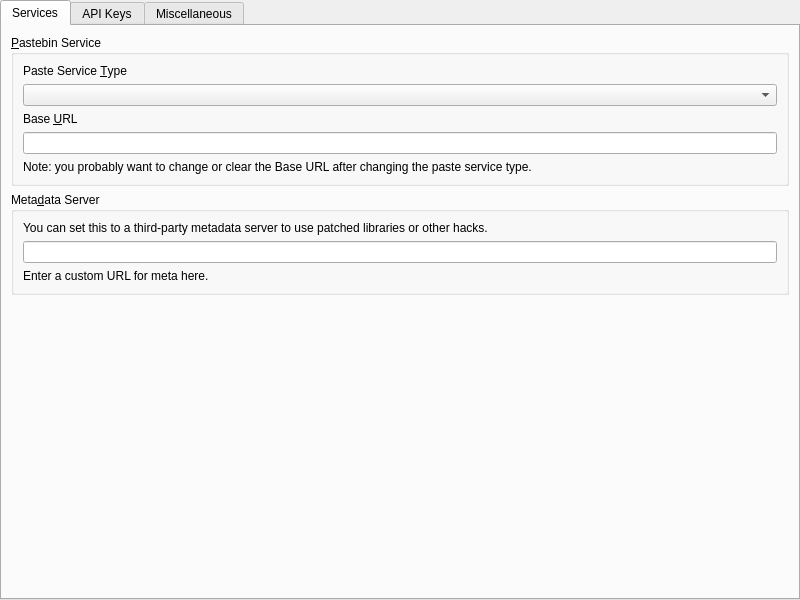
<?xml version="1.0" encoding="UTF-8"?>
<ui version="4.0">
 <class>APIPage</class>
 <widget class="QWidget" name="APIPage">
  <property name="geometry">
   <rect>
    <x>0</x>
    <y>0</y>
    <width>800</width>
    <height>600</height>
   </rect>
  </property>
  <layout class="QVBoxLayout" name="verticalLayout">
   <property name="leftMargin">
    <number>0</number>
   </property>
   <property name="topMargin">
    <number>0</number>
   </property>
   <property name="rightMargin">
    <number>0</number>
   </property>
   <property name="bottomMargin">
    <number>0</number>
   </property>
   <item>
    <widget class="QTabWidget" name="tabWidget">
     <property name="currentIndex">
      <number>0</number>
     </property>
     <widget class="QWidget" name="tab">
      <attribute name="title">
       <string notr="true">Services</string>
      </attribute>
      <layout class="QVBoxLayout" name="verticalLayout_2">
       <item>
        <widget class="QGroupBox" name="groupBox_paste">
         <property name="title">
          <string>&amp;Pastebin Service</string>
         </property>
         <layout class="QVBoxLayout" name="verticalLayout_3">
          <item>
           <widget class="QLabel" name="pasteServiceTypeLabel">
            <property name="text">
             <string>Paste Service &amp;Type</string>
            </property>
            <property name="buddy">
             <cstring>pasteTypeComboBox</cstring>
            </property>
           </widget>
          </item>
          <item>
           <widget class="QComboBox" name="pasteTypeComboBox"/>
          </item>
          <item>
           <widget class="QLabel" name="baseURLLabel">
            <property name="text">
             <string>Base &amp;URL</string>
            </property>
            <property name="buddy">
             <cstring>baseURLEntry</cstring>
            </property>
           </widget>
          </item>
          <item>
           <widget class="QLineEdit" name="baseURLEntry">
            <property name="placeholderText">
             <string/>
            </property>
            <property name="clearButtonEnabled">
             <bool>true</bool>
            </property>
           </widget>
          </item>
          <item>
           <widget class="QLabel" name="baseURLNote">
            <property name="text">
             <string>Note: you probably want to change or clear the Base URL after changing the paste service type.</string>
            </property>
            <property name="wordWrap">
             <bool>true</bool>
            </property>
           </widget>
          </item>
         </layout>
        </widget>
       </item>
       <item>
        <widget class="QGroupBox" name="groupBox_meta">
         <property name="title">
          <string>Meta&amp;data Server</string>
         </property>
         <layout class="QVBoxLayout" name="verticalLayout_5">
          <item>
           <widget class="QLabel" name="label_5">
            <property name="text">
             <string>You can set this to a third-party metadata server to use patched libraries or other hacks.</string>
            </property>
            <property name="textFormat">
             <enum>Qt::RichText</enum>
            </property>
            <property name="wordWrap">
             <bool>true</bool>
            </property>
           </widget>
          </item>
          <item>
           <widget class="QLineEdit" name="metaURL">
            <property name="placeholderText">
             <string/>
            </property>
           </widget>
          </item>
          <item>
           <widget class="QLabel" name="label_6">
            <property name="text">
             <string>Enter a custom URL for meta here.</string>
            </property>
            <property name="textFormat">
             <enum>Qt::RichText</enum>
            </property>
            <property name="wordWrap">
             <bool>true</bool>
            </property>
            <property name="openExternalLinks">
             <bool>true</bool>
            </property>
           </widget>
          </item>
         </layout>
        </widget>
       </item>
       <item>
        <spacer name="verticalSpacer_2">
         <property name="orientation">
          <enum>Qt::Vertical</enum>
         </property>
         <property name="sizeHint" stdset="0">
          <size>
           <width>20</width>
           <height>40</height>
          </size>
         </property>
        </spacer>
       </item>
      </layout>
     </widget>
     <widget class="QWidget" name="tab_2">
      <attribute name="title">
       <string>API Keys</string>
      </attribute>
      <layout class="QVBoxLayout" name="verticalLayout_8">
       <item>
        <widget class="QGroupBox" name="groupBox_msa">
         <property name="title">
          <string>&amp;Microsoft Authentication</string>
         </property>
         <layout class="QVBoxLayout" name="verticalLayout_4">
          <item>
           <widget class="QLabel" name="label_3">
            <property name="text">
             <string>Note: you probably don't need to set this if logging in via Microsoft Authentication already works.</string>
            </property>
            <property name="textFormat">
             <enum>Qt::RichText</enum>
            </property>
            <property name="wordWrap">
             <bool>true</bool>
            </property>
           </widget>
          </item>
          <item>
           <widget class="QLineEdit" name="msaClientID">
            <property name="placeholderText">
             <string>(Default)</string>
            </property>
           </widget>
          </item>
          <item>
           <widget class="QLabel" name="label_4">
            <property name="text">
             <string>Enter a custom client ID for Microsoft Authentication here.</string>
            </property>
            <property name="textFormat">
             <enum>Qt::RichText</enum>
            </property>
            <property name="wordWrap">
             <bool>true</bool>
            </property>
            <property name="openExternalLinks">
             <bool>true</bool>
            </property>
           </widget>
          </item>
         </layout>
        </widget>
       </item>
       <item>
        <widget class="QGroupBox" name="groupBox_modrinth">
         <property name="enabled">
          <bool>true</bool>
         </property>
         <property name="title">
          <string>&amp;Modrinth API</string>
         </property>
         <layout class="QGridLayout" name="gridLayout">
          <item row="0" column="0">
           <widget class="QLabel" name="label_8">
            <property name="text">
             <string>&lt;html&gt;&lt;head/&gt;&lt;body&gt;&lt;p&gt;Note: you only need to set this to access private data. Read the &lt;a href=&quot;https://docs.modrinth.com/api-spec/#section/Authentication&quot;&gt;documentation&lt;/a&gt; for more information.&lt;/p&gt;&lt;/body&gt;&lt;/html&gt;</string>
            </property>
           </widget>
          </item>
          <item row="2" column="0">
           <widget class="QLabel" name="label_7">
            <property name="text">
             <string>Enter a custom API token for Modrinth here.</string>
            </property>
            <property name="textFormat">
             <enum>Qt::RichText</enum>
            </property>
            <property name="wordWrap">
             <bool>true</bool>
            </property>
            <property name="openExternalLinks">
             <bool>true</bool>
            </property>
           </widget>
          </item>
          <item row="1" column="0">
           <widget class="QLineEdit" name="modrinthToken">
            <property name="enabled">
             <bool>true</bool>
            </property>
            <property name="placeholderText">
             <string>(None)</string>
            </property>
           </widget>
          </item>
         </layout>
        </widget>
       </item>
       <item>
        <spacer name="verticalSpacer">
         <property name="orientation">
          <enum>Qt::Vertical</enum>
         </property>
         <property name="sizeHint" stdset="0">
          <size>
           <width>20</width>
           <height>40</height>
          </size>
         </property>
        </spacer>
       </item>
      </layout>
     </widget>
     <widget class="QWidget" name="tab_3">
      <attribute name="title">
       <string>Miscellaneous</string>
      </attribute>
      <layout class="QVBoxLayout" name="verticalLayout_6">
       <item>
        <widget class="QGroupBox" name="groupBox_ua">
         <property name="minimumSize">
          <size>
           <width>0</width>
           <height>0</height>
          </size>
         </property>
         <property name="title">
          <string>User Agent</string>
         </property>
         <layout class="QVBoxLayout" name="verticalLayout_7">
          <item>
           <widget class="QLineEdit" name="userAgentLineEdit"/>
          </item>
          <item>
           <widget class="QLabel" name="userAgentLabel">
            <property name="text">
             <string>Enter a custom User Agent here. The special string $LAUNCHER_VER will be replaced with the version of the launcher.</string>
            </property>
           </widget>
          </item>
         </layout>
        </widget>
       </item>
       <item>
        <spacer name="verticalSpacer_3">
         <property name="orientation">
          <enum>Qt::Vertical</enum>
         </property>
         <property name="sizeHint" stdset="0">
          <size>
           <width>20</width>
           <height>40</height>
          </size>
         </property>
        </spacer>
       </item>
      </layout>
     </widget>
    </widget>
   </item>
  </layout>
 </widget>
 <resources/>
 <connections/>
</ui>
